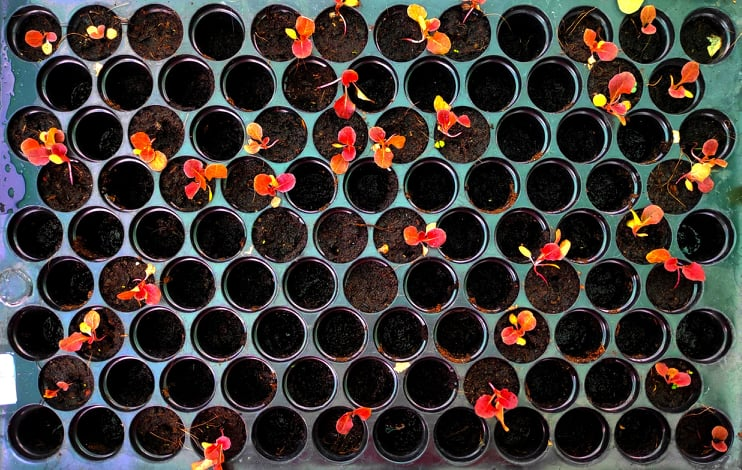
#> input picture pythonProject3/243922751_1753233418210283_3024483077450698404_n.jpg, 742 x 470 px
$ python imread.py
#> lines starting #> are read from the running program, lines starting #| are printed output that depends on the picture; after the words box and inside, x2 and y2 are one past the last pixel; in counts of white or black regions, pixels touching at a corner belong together
import cv2
import numpy as np
import time as tm

img = cv2.imread('243922751_1753233418210283_3024483077450698404_n.jpg')
#> img is the input picture: shape (470, 742, 3); mean B, G, R 55.5, 58.3, 64.3
hsv = cv2.cvtColor(img, cv2.COLOR_BGR2HSV)
#> hsv: shape (470, 742, 3); mean H, S, V 64.3, 105.4, 73.9

lower = np.array([0, 150, 150])
upper = np.array([75, 255, 255])
result = cv2.inRange(hsv, lower, upper)
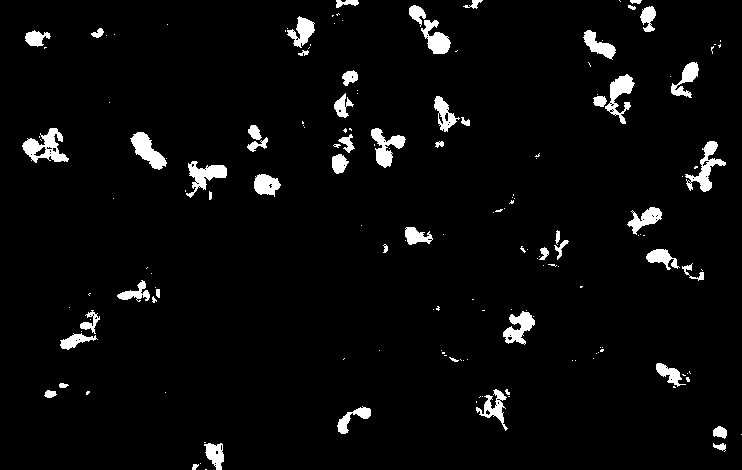
#> result: shape (470, 742); 4% white; 165 white regions (110 under 20 px), largest, box (x1, y1, x2, y2) and area: (22, 128, 69, 163) 784, (685, 141, 726, 192) 677, (130, 132, 167, 170) 655
res = cv2.bitwise_and(img, img, mask= result)
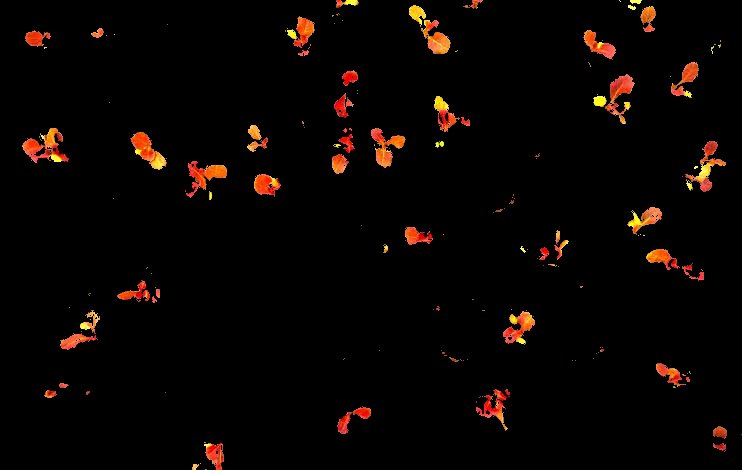
#> res: shape (470, 742, 3); mean B, G, R 1.8, 4.2, 9.3

def resize(img,per):
    scale_percent = per  # percent of original size
    width = int(img.shape[1] * scale_percent / 100)
    height = int(img.shape[0] * scale_percent / 100)
    dim = (width, height)
    # resize image
    return cv2.resize(img, dim, interpolation=cv2.INTER_AREA)

X = int(742/12)
Y = int(470/9)
cnt = 0

ssrc = []
ssrcE = []
for i in range(1, 10):
    k = ((i%2)-1)
    yy = (Y*i)+ 10
    yx = yy-Y
    for j in range(1, 13+k):
        if i%2 != 0:
            xy = X*j
            xx = xy - X
            cv2.line(result, (xy, yx-10), (xy, yy-10), (255, 255, 255), 1)
        elif i%2 == 0:
            xy = (X * j) + 35
            xx = xy - X
            cv2.line(result, (xy, yx-10), (xy, yy-10), (255, 255, 255), 1)
        ssrc.append(resize(result[yx+7:yy-7 , xx+7:xy-7],350))
        ssrcE.append(result[yx + 7:yy - 7, xx + 7:xy - 7])
#> this loop made 9 passes
#> k on passes 2 to 9: -1, 0, -1, 0, -1, 0, -1, 0
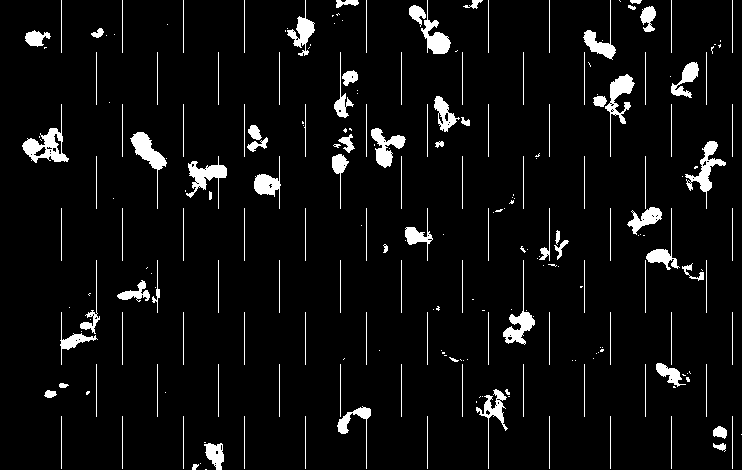
#> result: shape (470, 742); 5.6% white; 246 white regions (109 under 20 px), largest, box (x1, y1, x2, y2) and area: (22, 104, 69, 163) 826, (685, 141, 726, 209) 698, (130, 132, 167, 209) 695
#> after the loop, ssrc = 104 items; ssrcE = 104 items
        #cv2.imshow('Block', result[xx:xy, yx:yy])
        #tm.sleep(0.5)


for i in range(1,10):
    cv2.line(result, (0, Y*i), (742,Y*i), (255, 255, 255), 1)
#> this loop made 9 passes
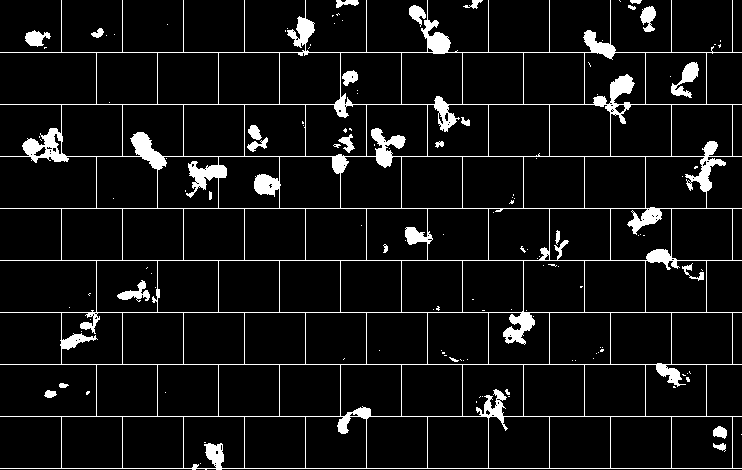
#> result: shape (470, 742); 7.3% white; 129 white regions (103 under 20 px), largest, box (x1, y1, x2, y2) and area: (0, 0, 742, 470) 22303, (671, 62, 699, 98) 433, (117, 280, 150, 302) 298
print(len(ssrc))
#| 104
for i in range(len(ssrc)):
    contours, hierachy = cv2.findContours(ssrc[i], cv2.RETR_EXTERNAL, cv2.CHAIN_APPROX_SIMPLE)
    allcon = [len(ii) for ii in contours]
    try:
        mxa = max(allcon)
    except:
        mxa = 0
    cv2.putText(ssrcE[i], str(mxa), (2, 15), cv2.FONT_HERSHEY_SIMPLEX, 0.5, (90, 0, 0), 2, cv2.LINE_AA)
    #cv2.imshow(str(i+1), ssrc[i])
    cnt = (cnt + 1) if mxa > 30 else cnt
    opt = " True!! : " if mxa > 30 else " false : "
    print("Max Contours found ="  + opt + str(mxa))
#> this loop made 104 passes
#> (mxa, cnt, opt) on passes 4, 9, 13, 15, 16, 17, 20, 21, 27, 33, 36, 40: (0, 2, ' false : '), (0, 4, ' false : '), (0, 6, ' false : '), (0, 6, ' false : '), (0, 6, ' false : '), (0, 6, ' false : '), (0, 8, ' false : '), (0, 8, ' false : '), (0, 12, ' false : '), (0, 16, ' false : '), (0, 17, ' false : '), (0, 19, ' false : ')
#> (allcon, mxa, cnt, opt) on passes 1, 2, 5, 6, 7, 8: ([7, 106], 106, 1, ' True!! : '), ([4, 4, 49], 49, 2, ' True!! : '), ([4, 64, 4, 10, 4], 64, 3, ' True!! : '), ([4, 16, 4], 16, 3, ' false : '), ([19], 19, 3, ' false : '), ([10, 49, 22], 49, 4, ' True!! : ')
#| Max Contours found = True!! : 106
#| Max Contours found = True!! : 49
#| Max Contours found = false : 4
#| Max Contours found = false : 0
#| Max Contours found = True!! : 64
#| Max Contours found = false : 16
#| Max Contours found = false : 19
#| Max Contours found = True!! : 49
#> (further printed lines are left out)

print("Number of vegetable found = " + str(cnt))
#| Number of vegetable found = 32

lst = [img,res,result]
lstend = [resize(i,75) for i in lst]
#> lstend = 3 items
result = resize(cv2.inRange(hsv, lower, upper),75)
#> result: shape (352, 556)
cv2.imshow('img',lstend[0])
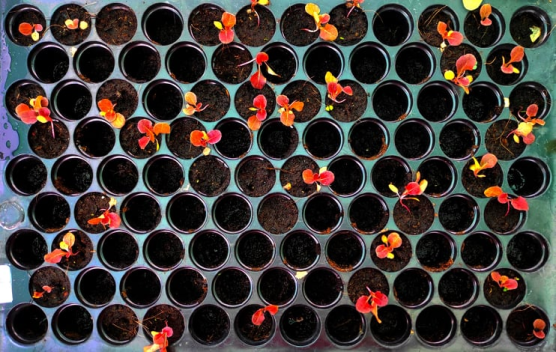
#> window 'img': shape (352, 556, 3); mean B, G, R 55.5, 58.3, 64.3
cv2.imshow('res',lstend[1])
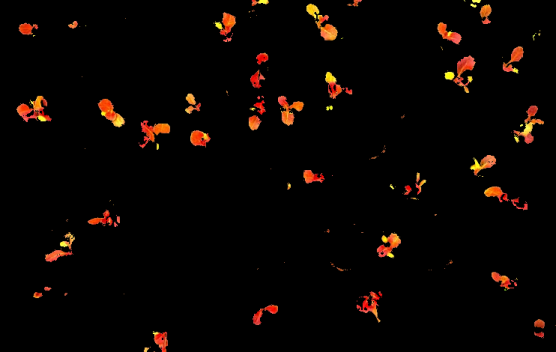
#> window 'res': shape (352, 556, 3); mean B, G, R 1.8, 4.2, 9.3
cv2.imshow('result_mini',lstend[2])
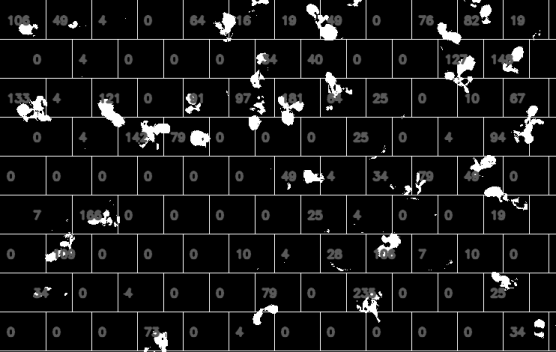
#> window 'result_mini': shape (352, 556); min 0, max 255, mean 22
cv2.imshow('result',result)
print("Accuracy is %.2f" %((cnt/35)*100) + " % (count by human = 35)")
#| Accuracy is 91.43 % (count by human = 35)
print(img.shape[1],img.shape[0])
#| 742 470

cv2.waitKey(-1)
cv2.destroyAllWindows()

$ run again, with pythonProject3/242792333_294556378811676_8075659411259347963_n.jpg copied over pythonProject3/243922751_1753233418210283_3024483077450698404_n.jpg
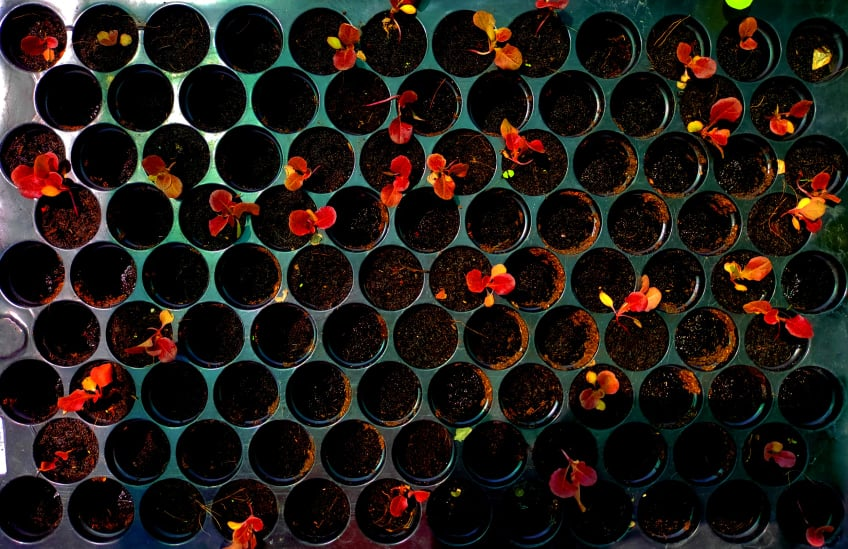
#> input picture pythonProject3/242792333_294556378811676_8075659411259347963_n.jpg, 848 x 549 px
#> img is the input picture: shape (549, 848, 3); mean B, G, R 24, 28.3, 35.2
#> hsv: shape (549, 848, 3); mean H, S, V 52.2, 157, 42.5
#> the loop `for i in range(1, 10):` made 9 passes
#> k on passes 2 to 9: -1, 0, -1, 0, -1, 0, -1, 0
#> after the loop `for i in range(1, 10):`:
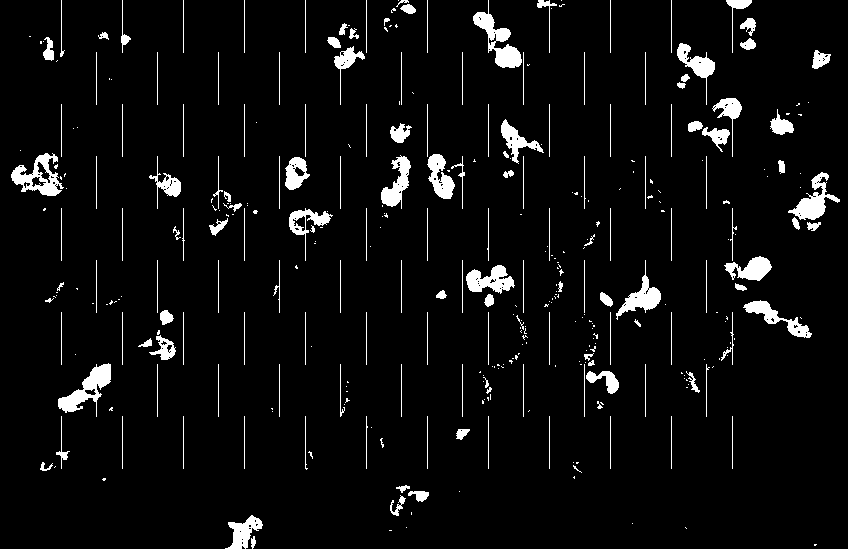
#> result: shape (549, 848); 5.1% white; 366 white regions (200 under 20 px), largest, box (x1, y1, x2, y2) and area: (473, 0, 522, 68) 1105, (58, 363, 111, 417) 1057, (11, 153, 64, 196) 1008
#> after the loop `for i in range(1, 10):`: ssrc = 104 items
#> the loop `for i in range(1,10):` made 9 passes
#| 104
#> the loop `for i in range(len(ssrc)):` made 104 passes
#> (mxa, cnt, opt) on passes 4, 5, 10, 11, 13, 15, 16, 17: (0, 2, ' false : '), (0, 2, ' false : '), (0, 5, ' false : '), (0, 5, ' false : '), (0, 5, ' false : '), (0, 5, ' false : '), (0, 5, ' false : '), (0, 5, ' false : ')
#> (printed output is left out)
#| Number of vegetable found = 34
#> lstend = 3 items
#> `cv2.imshow('result_mini',lstend[2])`:
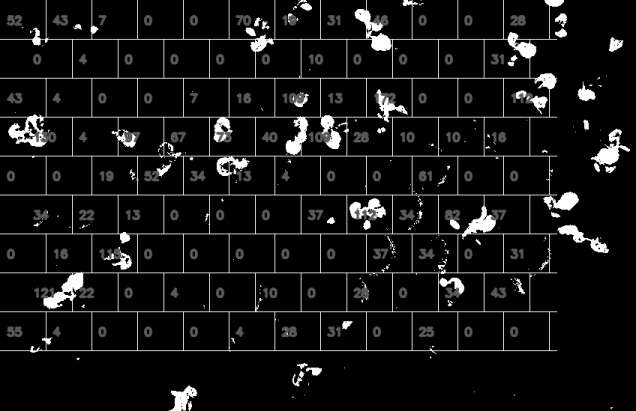
#> window 'result_mini': shape (411, 636); min 0, max 255, mean 18.9
#| Accuracy is 97.14 % (count by human = 35)
#| 848 549
